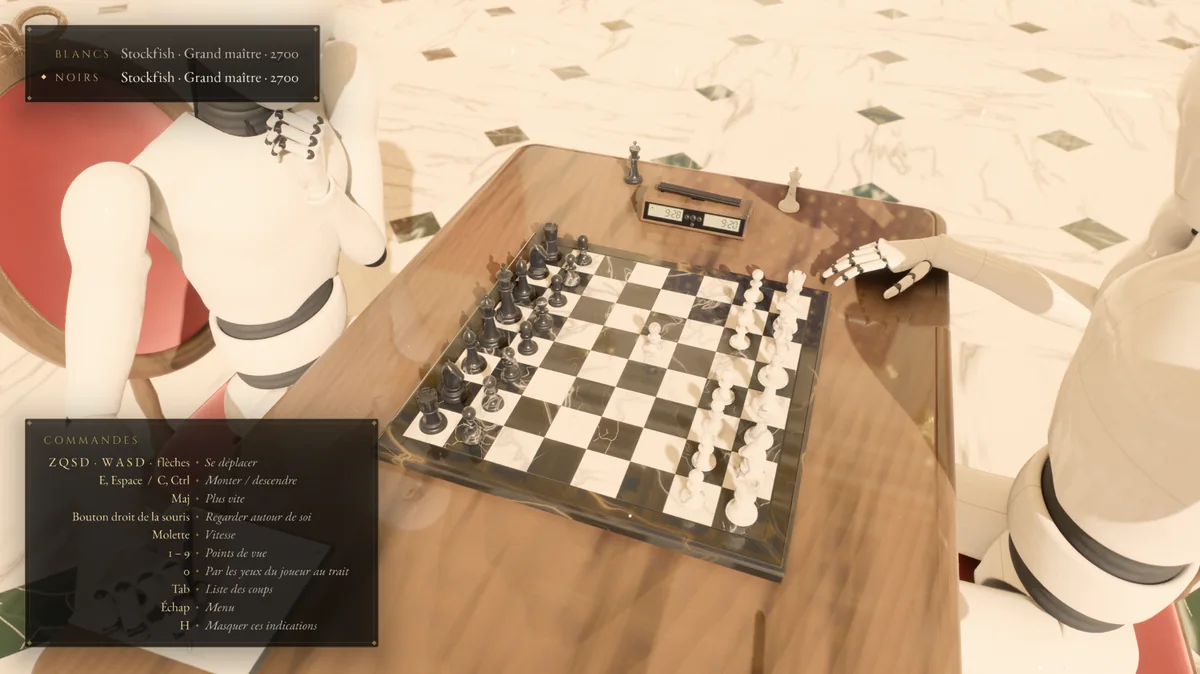
#> input picture assets/images/at-the-board-1200.webp, 1200 x 674 px
$ python -i dmg_background.py   (imports and definitions only)
#> lines starting #> are read from the running program, lines starting #| are printed output that depends on the picture; after the words box and inside, x2 and y2 are one past the last pixel; in counts of white or black regions, pixels touching at a corner belong together
#!/usr/bin/env python3
"""The background of the macOS disk image's window, from a render of the game.

Writes res/macos/dmg-background.png (660 x 400, the window's size in points) and
dmg-background@2x.png (1320 x 800, for Retina screens; make-dmg.sh's dmgbuild joins the two into
one HiDPI TIFF). The layout matches tools/macos/dmg-settings.py: the app's icon centred at
(165, 196) and the Applications link's at (495, 196), 128 points wide.

What it draws, over the render darkened and warmed like the game's evening light:
- the title "Scacelith" in Cinzel (the game's title font, SIL Open Font License), with a rule;
- two frosted-glass tiles where Finder puts the icons. Finder writes the icon names under them in
  black (light appearance) or in white (dark appearance), so the tiles are blurred to an even
  mid-grey luminance (about 0.18, where black and white text both have a contrast ratio of about
  4.5) instead of the picture's dark, busy tones;
- an arrow from the app's tile to the Applications tile, "Drag Scacelith to Applications" and
  "Experimental build for Apple Silicon - macOS 26 or later" in EB Garamond (OFL).

Usage: python3 -I tools/macos/dmg_background.py <render.png> [--preview <dir>]
The render used (1320 x 800, the player's view of the robot across the board):
  tools/shot.sh game render.png 8 1320x800 --start --no-intro --human white --mouse 0.5,0.03
--preview also writes the window as Finder should show it (mock icons and labels, light and dark),
to judge the result without a Mac. Needs Pillow.
"""
import argparse
import os
import sys

from PIL import Image, ImageChops, ImageDraw, ImageFilter, ImageFont

ROOT = os.path.normpath(os.path.join(os.path.dirname(os.path.abspath(__file__)), "..", ".."))
FONTS = os.path.join(ROOT, "assets", "fonts")
OUT = os.path.join(ROOT, "res", "macos")

W, H = 660, 400  # points
S = 2  # the master is drawn at 2x
ICON = 128
SLOTS = {"app": (165, 196), "apps": (495, 196)}  # icon centres, as in dmg-settings.py
TILE = (176, 186)  # tile size: the icon and its name below
TILE_TOP = 64 + 22  # from the icon's centre up to the tile's top edge
LABEL_LUMINANCE = 0.18

IVORY = (240, 230, 208)
GOLD_LIGHT = (236, 214, 160)
GOLD_DARK = (176, 138, 74)


def font(name, size):
    return ImageFont.truetype(os.path.join(FONTS, name), round(size * S))


def srgb_to_linear(c):
    c = c / 255.0
    return c / 12.92 if c <= 0.04045 else ((c + 0.055) / 1.055) ** 2.4


LUT = [srgb_to_linear(v) for v in range(256)]
#> further down, picture is the input picture: PIL image 1200x674 RGB; mean R, G, B 188.3, 160.7, 133.2


# [7 lines left out: function luminance, not called in this run]


def contrast(l1, l2):
    hi, lo = max(l1, l2), min(l1, l2)
    return (hi + 0.05) / (lo + 0.05)


# [110 lines left out: functions tile_box, label_box, grade, frosted_tile, match_label_luminance, draw_text_centred, not called in this run]


def gold_gradient(size, horizontal=True):
    grad = Image.linear_gradient("L")
    grad = grad.rotate(90 if horizontal else 0).resize(size)
    return Image.merge("RGB", [grad.point(lambda v, a=a, b=b: int(a + (b - a) * v / 255))
                               for a, b in zip(GOLD_LIGHT, GOLD_DARK)])


# [38 lines left out: function draw_title, not called in this run]


def draw_arrow(img):
    """A tapering gold arrow from the app's tile to the Applications tile, over a soft shadow
    band that keeps it clear of what the picture shows behind."""
    x0 = (SLOTS["app"][0] + TILE[0] / 2 + 14) * S
    x1 = (SLOTS["apps"][0] - TILE[0] / 2 - 14) * S
    y = SLOTS["app"][1] * S
    head = 20 * S
    shape = Image.new("L", img.size, 0)
#> shape: PIL image 1200x674 L; every value is 0
    d = ImageDraw.Draw(shape)
    # Shaft: widens from a point to 5 points, then the head with swept-back barbs.
    d.polygon([(x0 + 18 * S, y), (x1 - head + 2 * S, y - 2.5 * S), (x1 - head + 2 * S, y + 2.5 * S)], fill=255)
    d.polygon([(x1 - head - 3 * S, y - 11 * S), (x1, y), (x1 - head - 3 * S, y + 11 * S),
               (x1 - head + 4 * S, y)], fill=255)
    # Dots trailing behind, like the squares a piece crosses.
    for i, dx in enumerate((0, 7, 13)):
        r = (1.1 + 0.5 * i) * S
        cx = x0 + dx * S
        d.ellipse((cx - r, y - r, cx + r, y + r), fill=120 + 55 * i)
    band = Image.new("L", img.size, 0)
    ImageDraw.Draw(band).ellipse((x0 - 10 * S, y - 22 * S, x1 + 10 * S, y + 22 * S), fill=150)
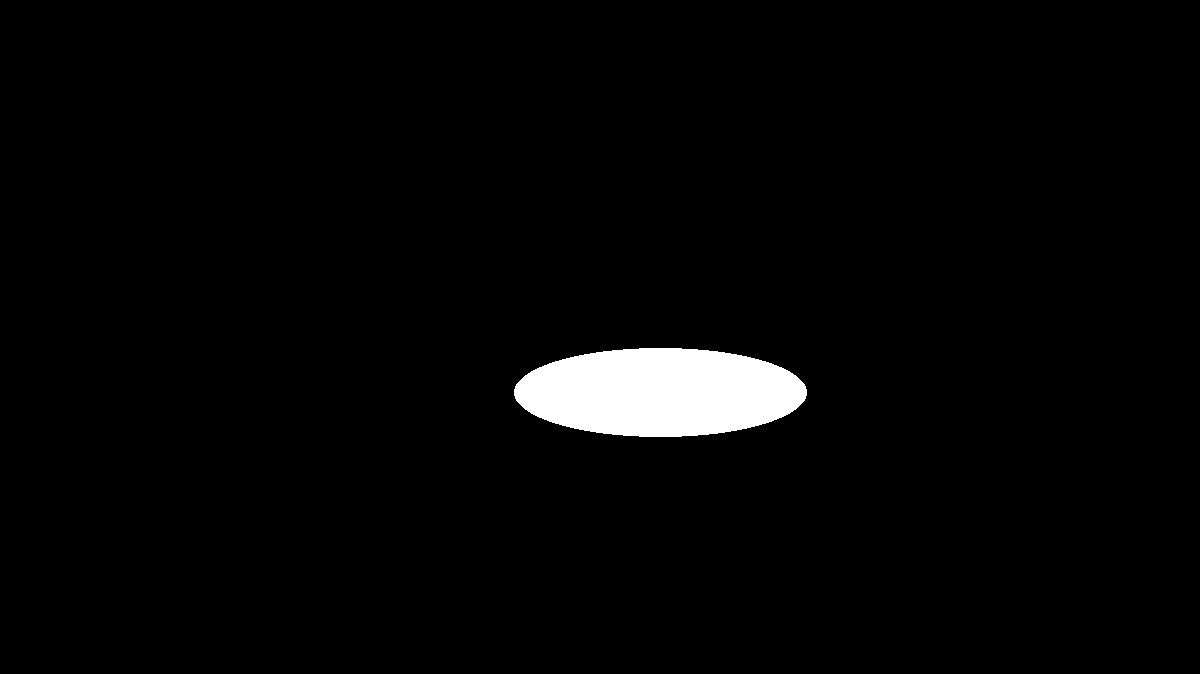
#> band: PIL image 1200x674 L; values 0 (black) and 150 (white), 2.5% white; 1 white region, box (x1, y1, x2, y2) and area: (514, 348, 807, 437) 20485
    band = band.filter(ImageFilter.GaussianBlur(14 * S))
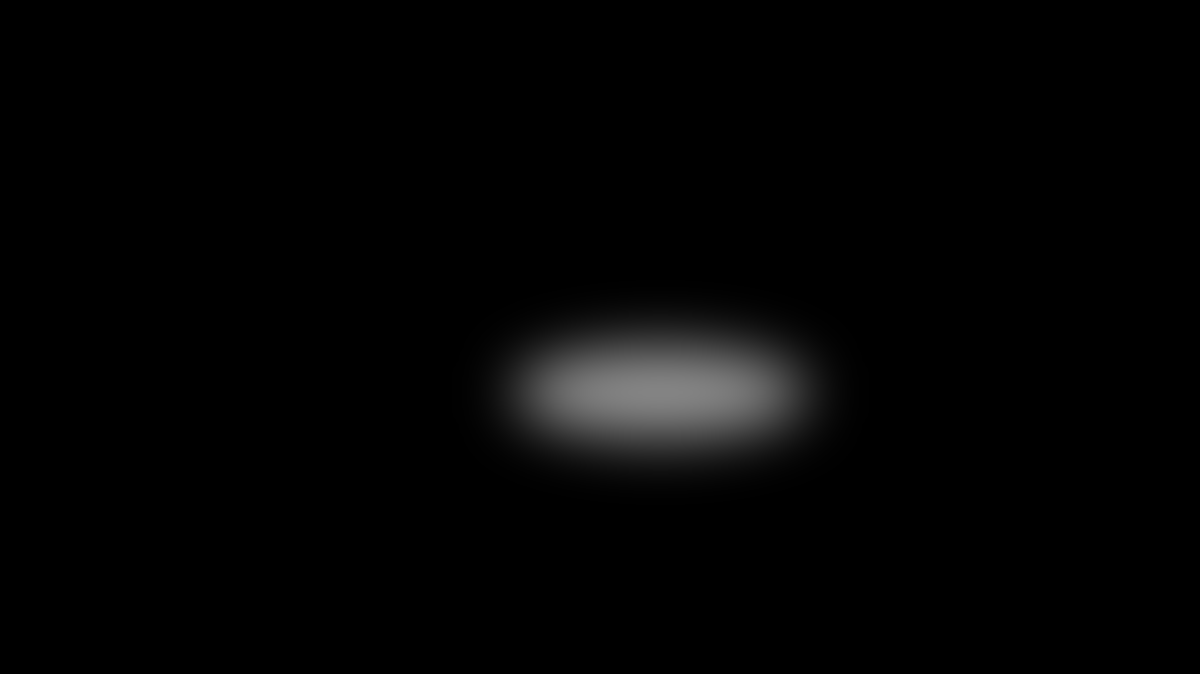
#> band: PIL image 1200x674 L; min 0, max 131, mean 3.8
    base = Image.composite(Image.new("RGB", img.size, (12, 9, 6)), img, band).convert("RGBA")
    glow = Image.new("RGBA", img.size, (255, 206, 120, 0))
    glow.putalpha(shape.filter(ImageFilter.GaussianBlur(8 * S)).point(lambda v: v * 150 // 255))
    shadow = Image.new("RGBA", img.size, (0, 0, 0, 0))
#> shadow: PIL image 1200x674 RGBA; every value is 0
    shadow.putalpha(shape.filter(ImageFilter.GaussianBlur(2 * S)).point(lambda v: v * 170 // 255))
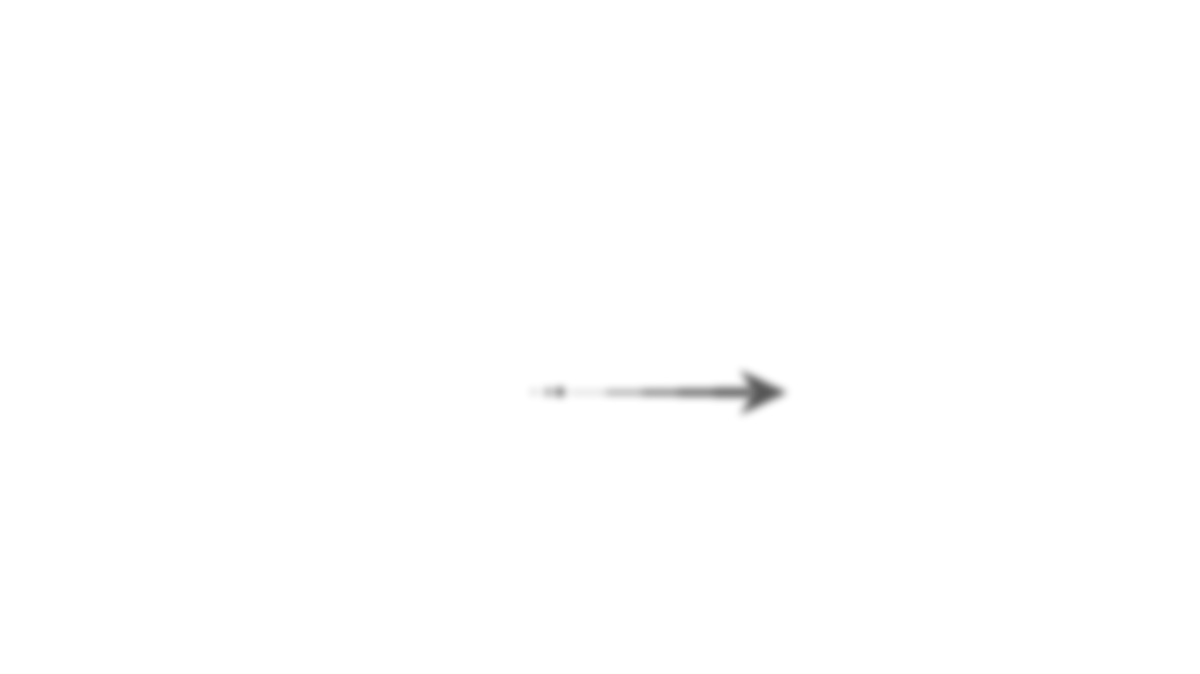
#> shadow: PIL image 1200x674 RGBA; mean R, G, B, A 0, 0, 0, 0.4; transparent parts drawn white
    gold = gold_gradient(img.size).convert("RGBA")
#> in gold_gradient, `grad = Image.linear_gradient("L")`:
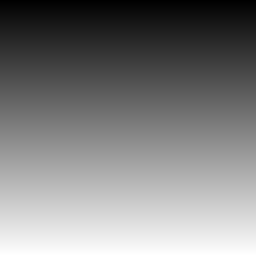
#> grad: PIL image 256x256 L; min 0, max 255, mean 127.5
#> in gold_gradient, `grad = grad.rotate(90 if horizontal else 0).resize(size)`:
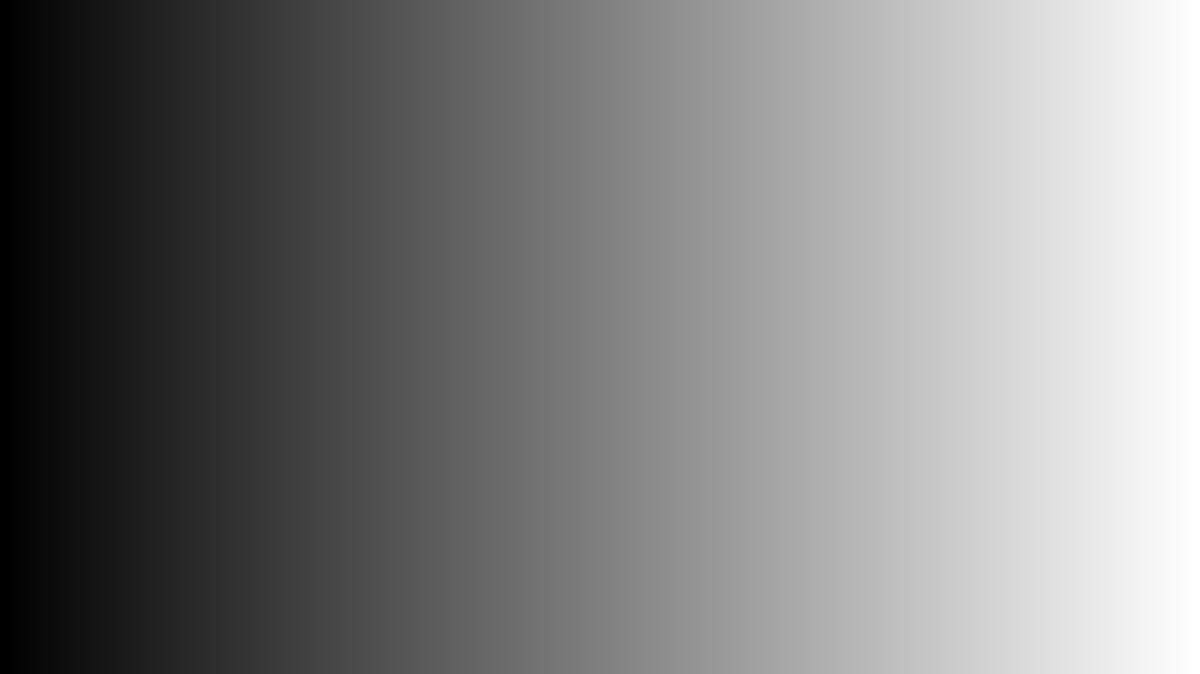
#> grad: PIL image 1200x674 L; min 0, max 255, mean 127.5
#> in gold_gradient, `return Image.merge("RGB", [grad.point(lambda v, a=a, b=b: int(a + (b -..`:
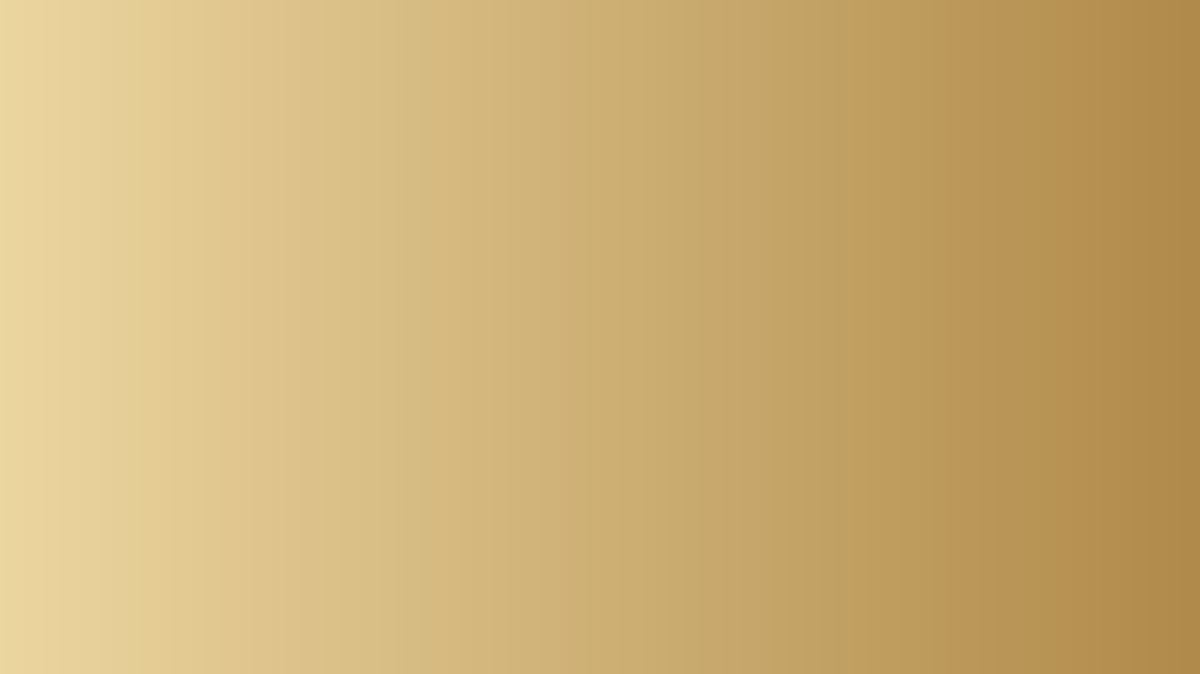
#> returned value: PIL image 1200x674 RGB; mean R, G, B 205.5, 175.5, 116.5
    gold.putalpha(shape)
    base.alpha_composite(glow)
    base.alpha_composite(shadow, (0, 2 * S))
    base.alpha_composite(gold)
    return base.convert("RGB")


# [93 lines left out: functions draw_texts, compose, mock_applications_icon, preview, main, not called in this run]


# [2 lines not run here, left out]

>>> from PIL import Image
>>> picture = Image.open('../../assets/images/at-the-board-1200.webp')
>>> result = draw_arrow(picture)

$ run again, on assets/images/the-grand-hall-1200.webp
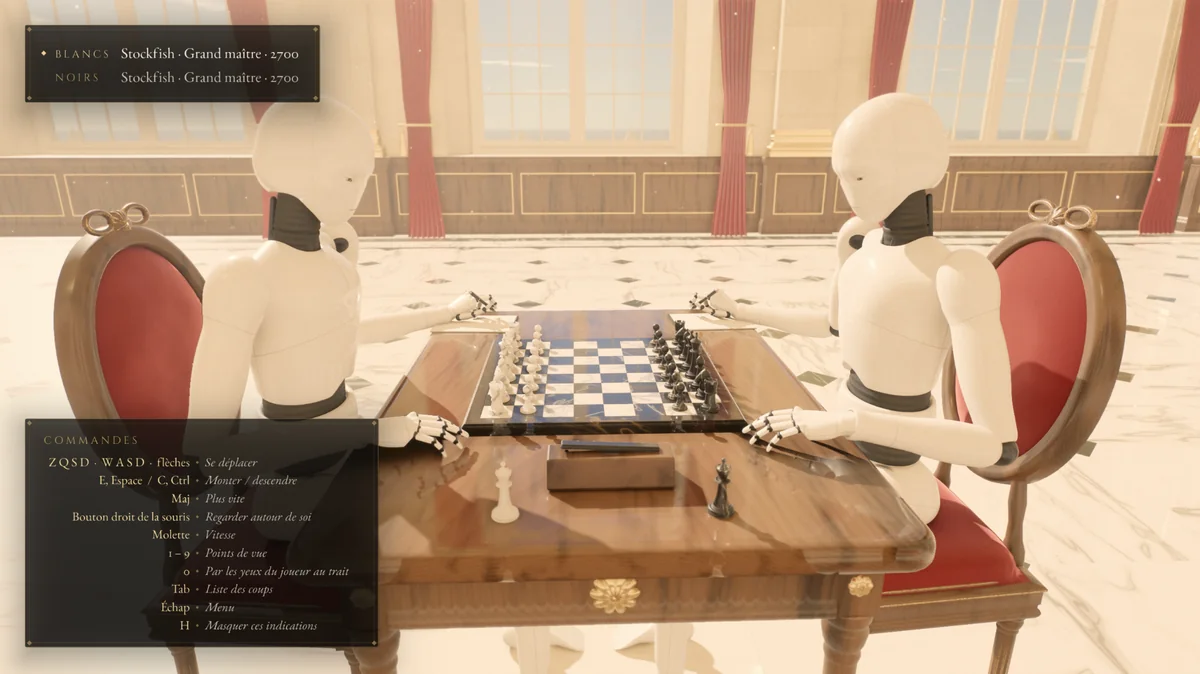
#> input picture assets/images/the-grand-hall-1200.webp, 1200 x 674 px
#> picture is the input picture: PIL image 1200x674 RGB; mean R, G, B 182.5, 153.2, 126.4
#> in draw_arrow, `base = Image.composite(Image.new("RGB", img.size, (12, 9, 6)), img, ba..`:
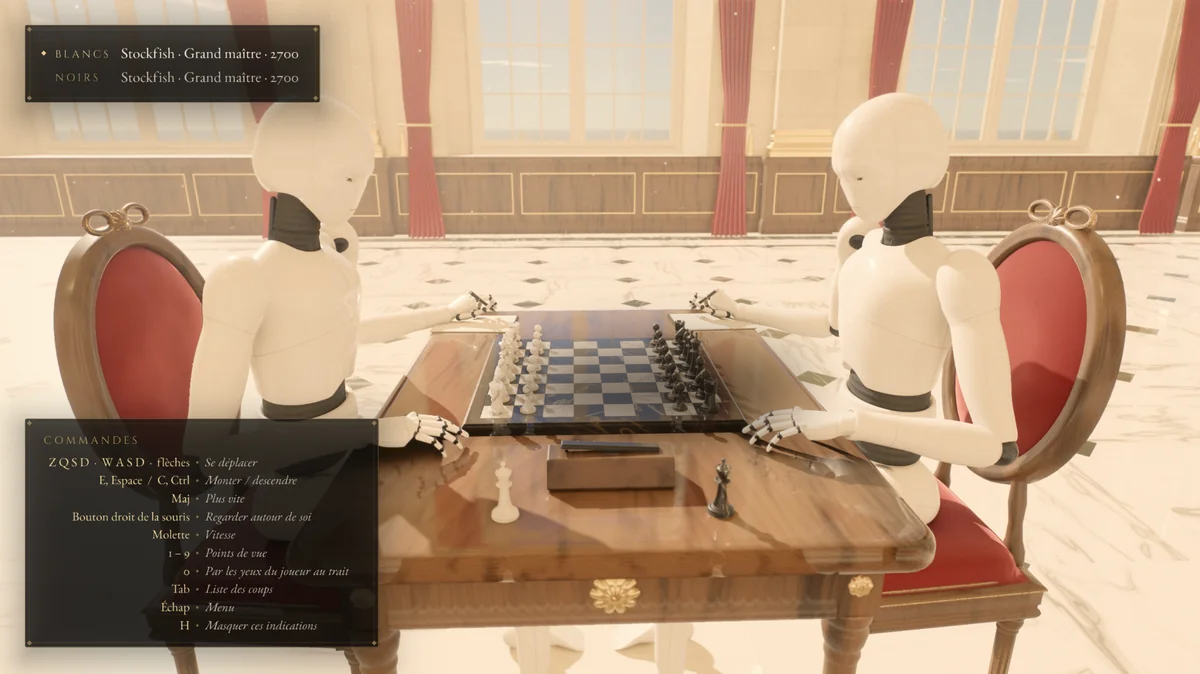
#> base: PIL image 1200x674 RGBA; mean R, G, B, A 180.1, 151.2, 124.6, 255

$ run again, on assets/images/the-opponent-1200.webp
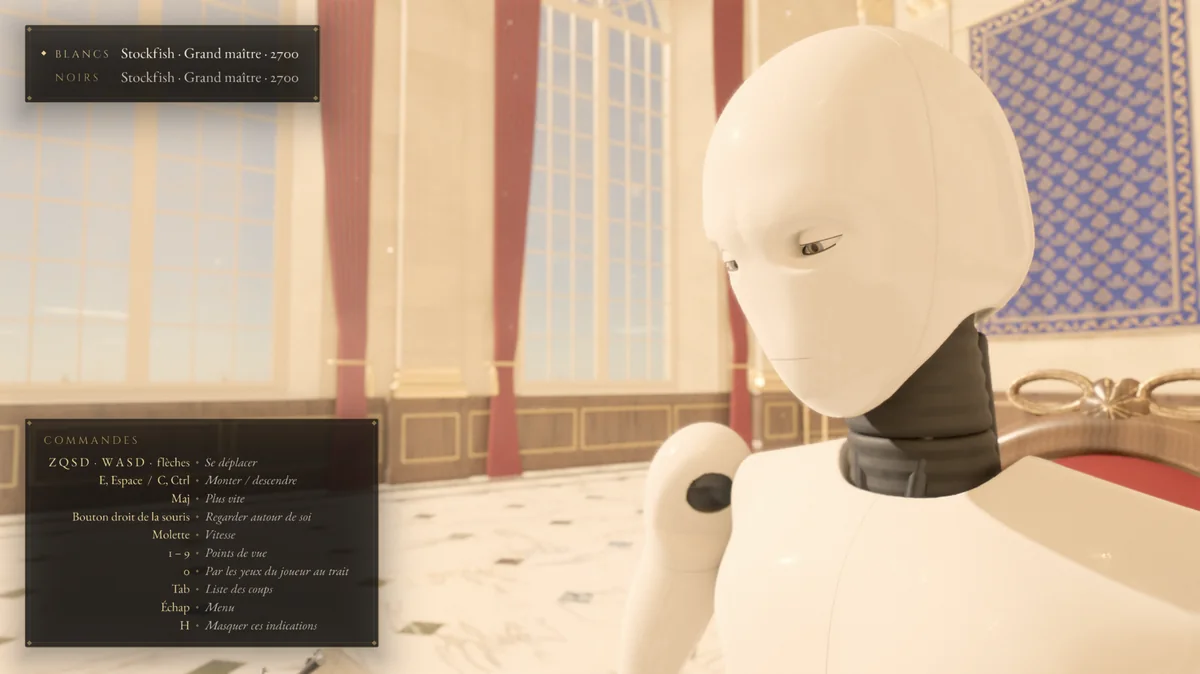
#> input picture assets/images/the-opponent-1200.webp, 1200 x 674 px
#> picture is the input picture: PIL image 1200x674 RGB; mean R, G, B 193.5, 170.1, 146.9
#> in draw_arrow, `base = Image.composite(Image.new("RGB", img.size, (12, 9, 6)), img, ba..`:
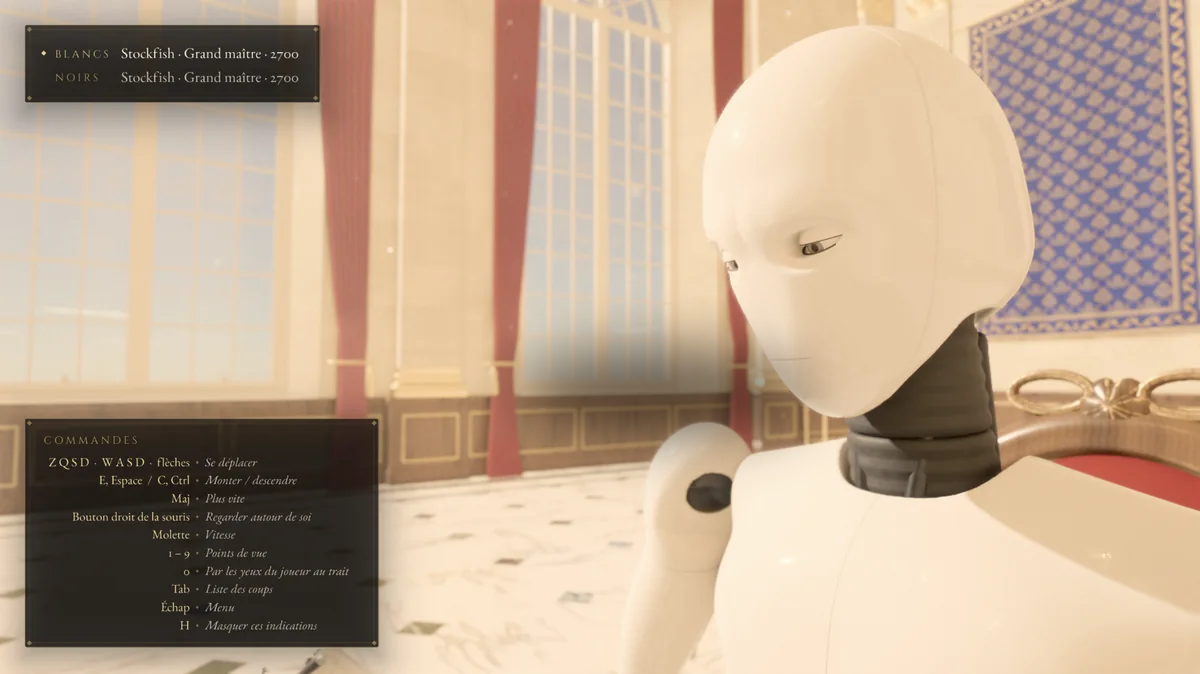
#> base: PIL image 1200x674 RGBA; mean R, G, B, A 190.6, 167.6, 144.9, 255
